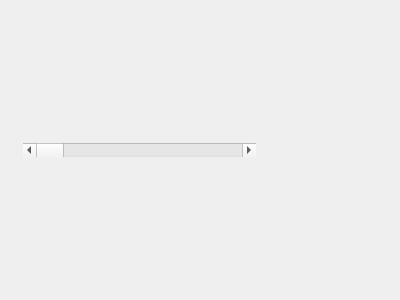
<?xml version="1.0" encoding="UTF-8"?>
<ui version="4.0">
 <class>SVGEditorPane</class>
 <widget class="QWidget" name="SVGEditorPane">
  <property name="geometry">
   <rect>
    <x>0</x>
    <y>0</y>
    <width>400</width>
    <height>300</height>
   </rect>
  </property>
  <property name="windowTitle">
   <string>Form</string>
  </property>
  <layout class="QVBoxLayout" name="verticalLayout">
   <property name="spacing">
    <number>0</number>
   </property>
   <property name="leftMargin">
    <number>0</number>
   </property>
   <property name="topMargin">
    <number>0</number>
   </property>
   <property name="rightMargin">
    <number>0</number>
   </property>
   <property name="bottomMargin">
    <number>0</number>
   </property>
   <item>
    <widget class="QWidget" name="infoBar" native="true">
     <property name="sizePolicy">
      <sizepolicy hsizetype="MinimumExpanding" vsizetype="Fixed">
       <horstretch>0</horstretch>
       <verstretch>0</verstretch>
      </sizepolicy>
     </property>
     <property name="minimumSize">
      <size>
       <width>0</width>
       <height>18</height>
      </size>
     </property>
     <layout class="QHBoxLayout" name="horizontalLayout">
      <property name="spacing">
       <number>16</number>
      </property>
      <property name="leftMargin">
       <number>0</number>
      </property>
      <property name="topMargin">
       <number>0</number>
      </property>
      <property name="rightMargin">
       <number>0</number>
      </property>
      <property name="bottomMargin">
       <number>0</number>
      </property>
      <item>
       <widget class="ady::ZoomLabel" name="zoom">
        <property name="text">
         <string/>
        </property>
       </widget>
      </item>
      <item>
       <widget class="QScrollBar" name="scrollBar">
        <property name="sizePolicy">
         <sizepolicy hsizetype="Expanding" vsizetype="Fixed">
          <horstretch>0</horstretch>
          <verstretch>0</verstretch>
         </sizepolicy>
        </property>
        <property name="minimumSize">
         <size>
          <width>150</width>
          <height>0</height>
         </size>
        </property>
        <property name="orientation">
         <enum>Qt::Horizontal</enum>
        </property>
       </widget>
      </item>
      <item>
       <widget class="QLabel" name="position">
        <property name="minimumSize">
         <size>
          <width>40</width>
          <height>0</height>
         </size>
        </property>
        <property name="maximumSize">
         <size>
          <width>16777215</width>
          <height>16777215</height>
         </size>
        </property>
        <property name="text">
         <string/>
        </property>
        <property name="alignment">
         <set>Qt::AlignCenter</set>
        </property>
        <property name="margin">
         <number>0</number>
        </property>
       </widget>
      </item>
      <item>
       <widget class="QLabel" name="charset">
        <property name="sizePolicy">
         <sizepolicy hsizetype="Preferred" vsizetype="Preferred">
          <horstretch>0</horstretch>
          <verstretch>0</verstretch>
         </sizepolicy>
        </property>
        <property name="minimumSize">
         <size>
          <width>10</width>
          <height>0</height>
         </size>
        </property>
        <property name="maximumSize">
         <size>
          <width>80</width>
          <height>16777215</height>
         </size>
        </property>
        <property name="text">
         <string/>
        </property>
        <property name="alignment">
         <set>Qt::AlignCenter</set>
        </property>
       </widget>
      </item>
      <item>
       <widget class="QLabel" name="indent">
        <property name="sizePolicy">
         <sizepolicy hsizetype="Preferred" vsizetype="Preferred">
          <horstretch>0</horstretch>
          <verstretch>0</verstretch>
         </sizepolicy>
        </property>
        <property name="minimumSize">
         <size>
          <width>10</width>
          <height>0</height>
         </size>
        </property>
        <property name="sizeIncrement">
         <size>
          <width>50</width>
          <height>0</height>
         </size>
        </property>
        <property name="text">
         <string/>
        </property>
        <property name="alignment">
         <set>Qt::AlignCenter</set>
        </property>
       </widget>
      </item>
      <item>
       <widget class="QLabel" name="br">
        <property name="minimumSize">
         <size>
          <width>10</width>
          <height>0</height>
         </size>
        </property>
        <property name="maximumSize">
         <size>
          <width>50</width>
          <height>16777215</height>
         </size>
        </property>
        <property name="text">
         <string/>
        </property>
        <property name="alignment">
         <set>Qt::AlignCenter</set>
        </property>
       </widget>
      </item>
      <item>
       <spacer name="horizontalSpacer">
        <property name="orientation">
         <enum>Qt::Horizontal</enum>
        </property>
        <property name="sizeType">
         <enum>QSizePolicy::Fixed</enum>
        </property>
        <property name="sizeHint" stdset="0">
         <size>
          <width>10</width>
          <height>1</height>
         </size>
        </property>
       </spacer>
      </item>
     </layout>
    </widget>
   </item>
  </layout>
 </widget>
 <customwidgets>
  <customwidget>
   <class>ady::ZoomLabel</class>
   <extends>QLabel</extends>
   <header>panes/code_editor/zoom_label.h</header>
  </customwidget>
 </customwidgets>
 <resources/>
 <connections/>
</ui>
